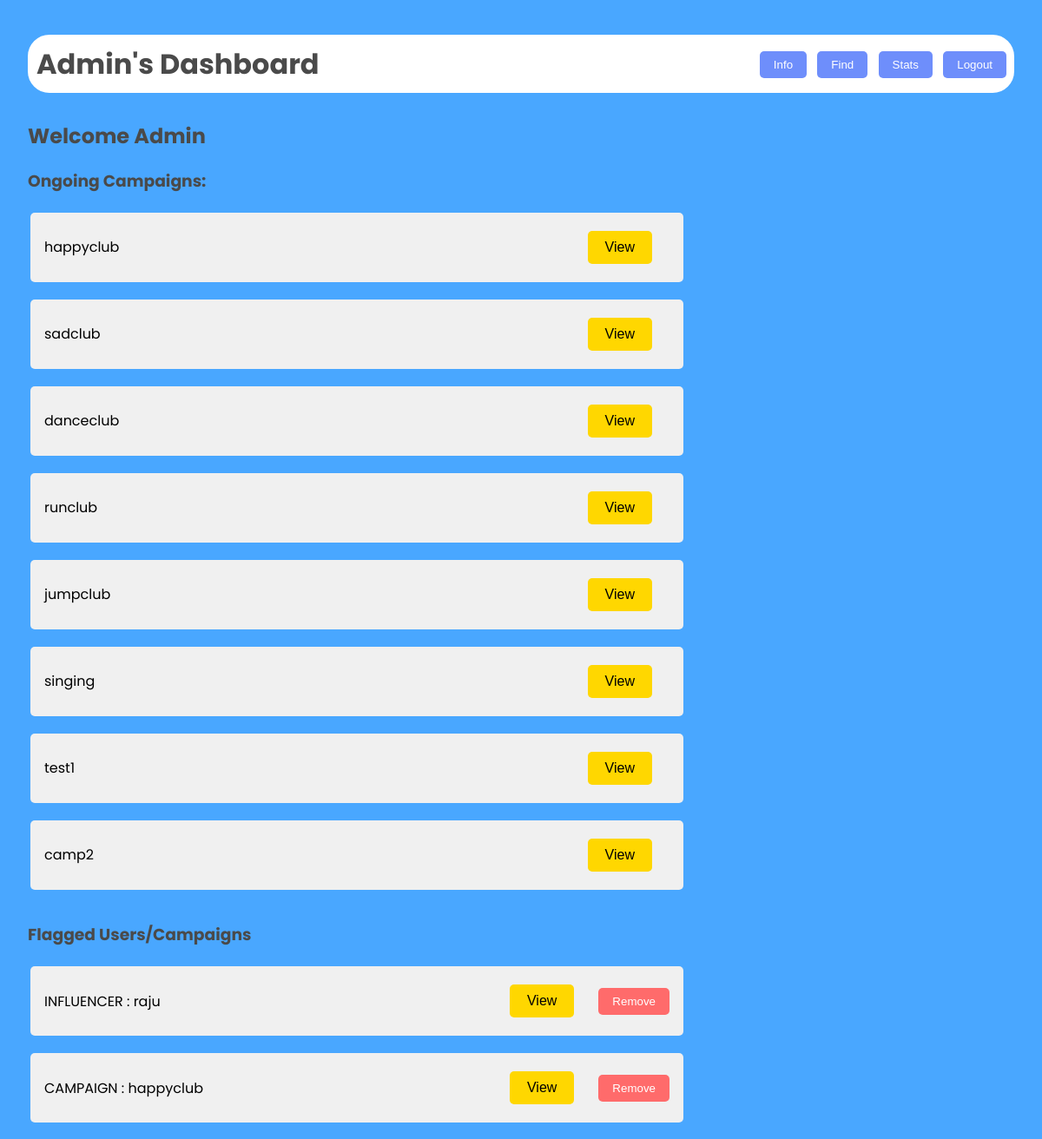
The app's page /adminhome (signed in) with its own data.
### models.py (models this page shows)
class Campaign(db.Model):
    __tablename__ = 'campaign'
    campaignid = db.Column(db.Integer, primary_key=True, autoincrement=True)
    sname = db.Column(db.String, db.ForeignKey('sponsor.usename'), nullable=False)
    iname = db.Column(db.String, db.ForeignKey('influencer.usename'))
    cname = db.Column(db.String, nullable=False)
    budget = db.Column(db.Integer, nullable=False)
    desc = db.Column(db.String, nullable=False)
    startdate = db.Column(db.Integer, nullable=False)
    enddate = db.Column(db.Integer, nullable=False)
    public = db.Column(db.Integer, nullable=False)
    job = db.Column(db.String, nullable=False)
    flag = db.Column(db.Integer, nullable=False, default=0 )

class Influencer(db.Model):
    __tablename__ = 'influencer'
    inid=db.Column(db.Integer,primary_key=True)
    iname = db.Column(db.String, nullable=False)
    usename = db.Column(db.String, unique=True)
    email = db.Column(db.String, nullable=False)
    password = db.Column(db.String, nullable=False)
    platform = db.Column(db.String, nullable=False)
    number = db.Column(db.Integer, nullable=False)
    reach = db.Column(db.Integer, nullable=False)
    flag = db.Column(db.Integer, nullable=False, default=0)

### main.py (the view)
@app.route('/adminhome')
def adminhome():
    if 'username' in session:
        camp=Campaign.query.all()
        iflag=Influencer.query.filter_by(flag=1)
        sflag=Sponsor.query.filter_by(flag=1)
        cflag=Campaign.query.filter_by(flag=1)
        return render_template("admin_main.html",camp=camp,iflag=iflag,sflag=sflag,cflag=cflag)
    else:
        return redirect('/admin')

### templates/admin_main.html (shortened to what this page needs)
<!DOCTYPE html>
<html lang="en">
<head>
    <link rel="stylesheet" href="/static/dash.css">
</head>
<body>
    <div class="dashboard">
        <header>
            <h1>Admin's Dashboard</h1>
            <nav>
                <a href="/adminhome"><button>Info</button></a>
                <a href="/adminfind"><button>Find</button></a>
                <a href="/adminstatistics"><button>Stats</button></a>
                <a href="/logout"><button>Logout</button></a>
            </nav>
        </header>
        <main>
            <h2>Welcome Admin</h2>
            <h3>Ongoing Campaigns:</h3>
            <div class="campaignlist">
                <table>
                    {% for c in camp %}
                    <tr>
                        <td>
                            <div class="campaign">
                                <span>{{ c.cname }}</span>
                                <button class="viewopen" data-popup-id="popup-camp-{{ c.campaignid }}">View</button>
                            </div>
                        </td>
                    </tr>
                    {% endfor %}
                </table>
            </div>
            <h3>Flagged Users/Campaigns</h3>
            <div class="flaggedlist">
                <table>
                    {% for f in iflag %}
                    <tr>
                        <td>
                            <div class="flagged">
                                <span>INFLUENCER : {{ f.iname }}</span>
                                <div style="display: inline-flex;">
                                    <button class="viewopen" data-popup-id="popup-iflag-{{ f.inid }}">View</button>
                                    <form action="/flag" method="post">
                                        <button type="submit" class="remove" name="flagvalue" value="0,{{ f.usename }}">Remove</button>
                                    </form>
                                </div>
                            </div>
                        </td>
                    </tr>
                    {% endfor %}
                    {% for f in cflag %}
                    <tr>
                        <td>
                            <div class="flagged">
                                <span>CAMPAIGN : {{ f.cname }}</span>
                                <div style="display: inline-flex;">
                                    <button class="viewopen" data-popup-id="popup-cflag-{{ f.campaignid }}">View</button>
                                    <form action="/flag" method="post">
                                        <button type="submit" class="remove" name="flagvalue" value="0,{{ f.campaignid }}">Remove</button>
                                    </form>
                                </div>
                            </div>
                        </td>
                    </tr>
                    {% endfor %}
                </table>
            </div>
        </main>
    </div>
</body>
</html>

### static/dash.css (style rules this page uses)
body { font-family: 'Poppins', sans-serif; margin: 0; padding: 0; background-color: #49a7ff; height: 100vh; display: flex; justify-content: center; align-items: center; }
.dashboard { width: 100%; height: 100vh; padding: 2rem; }
header { border: 5px solid rgb(255, 255, 255); border-radius: 25px; display: flex; justify-content: space-between; align-items: center; margin-bottom: 2rem; background-color: white; padding: 5px 4px 4px 5px; margin-top: 5vh; }
h1 { margin: 0; color: #4a4a4a; }
nav button { background-color: #6e8efb; color: white; border: none; padding: 0.5rem 1rem; margin-left: 0.5rem; border-radius: 5px; cursor: pointer; transition: all 0.3s ease; }
h2, h3 { color: #4a4a4a; }
.campaign, .flagged, .request ,.list , .requests { background-color: #f0f0f0; border-radius: 5px; padding: 1rem; margin-bottom: 1rem; display: flex; justify-content: space-between; align-items: center; transition: all 0.3s ease; width: 90vh; }
button { padding: 0.5rem 1rem; border: none; border-radius: 5px; cursor: pointer; transition: all 0.3s ease; }
.remove { background-color: #ff6b6b; color: white; margin-left: 0.5rem; }
.campaign, .flagged, .request, .list { animation: fadeIn 0.5s ease-out forwards; }
.campaignlist, .requestlist, .flaggedlist, .viewpiont { overflow-y: scroll; overflow-x: hidden; }

### templates/admin_main.html (style rules this page uses)
.viewopen { margin: 20px; padding: 10px 20px; font-size: 16px; cursor: pointer; background-color: #ffd700; }
form { display: flex; justify-content: center; align-items: center; }
.flagged, .campaign { height: 6vh; }

### records on screen
Campaign: cname "happyclub"
Campaign: cname "sadclub"
Campaign: cname "danceclub"
Campaign: cname "runclub"
Campaign: cname "jumpclub"
Campaign: cname "singing"
Campaign: cname "test1"
Campaign: cname "camp2"
Influencer: iname "raju"
